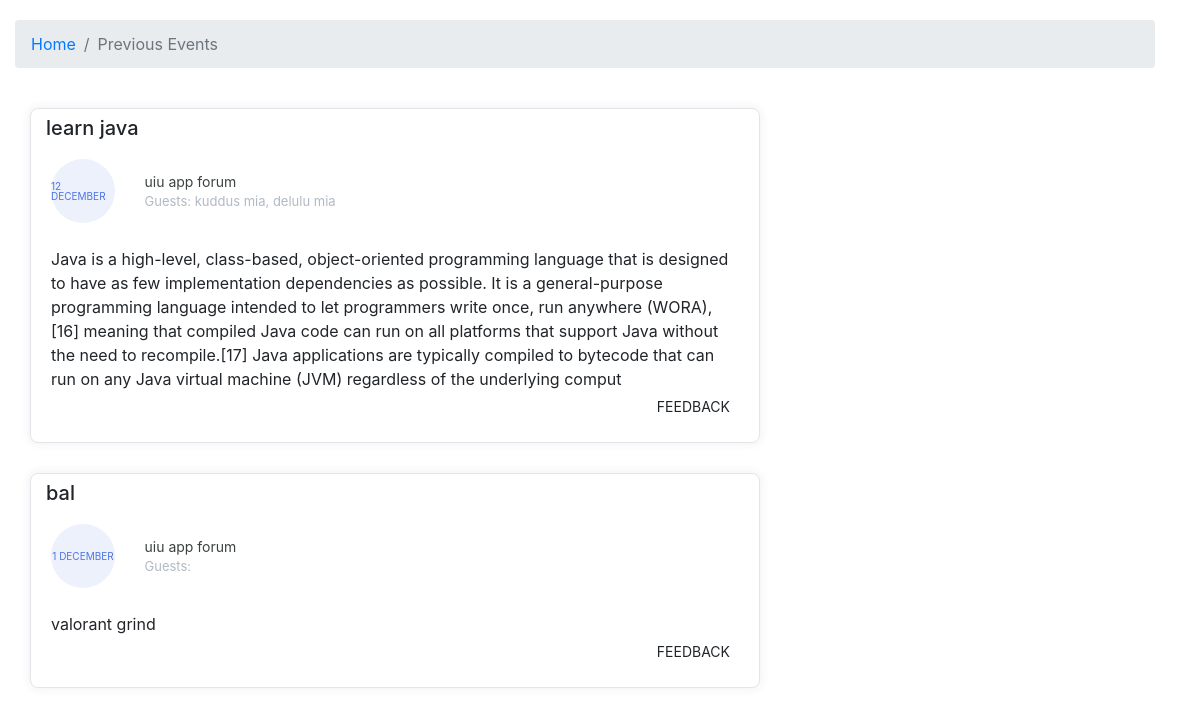
The app's page /prevevents.php with its own data.
### tables this page shows
CREATE TABLE `events` (
  `EventID` int(11) NOT NULL,
  `EventName` varchar(100) NOT NULL,
  `EventDescription` varchar(500) NOT NULL,
  `EventGuest` varchar(500) NOT NULL,
  `EventBudget` varchar(50) NOT NULL,
  `EventFileBanner` varchar(100) DEFAULT NULL,
  `EventFileBadge` varchar(100) DEFAULT NULL,
  `ShortDescription` varchar(100) DEFAULT NULL,
  `OrganizerID` int(11) DEFAULT NULL
);

CREATE TABLE `slot` (
  `StartTime` time NOT NULL,
  `EndTime` time NOT NULL,
  `SlotID` int(11) NOT NULL,
  `EventDate` date NOT NULL,
  `VenueID` int(11) NOT NULL,
  `available` int(11) DEFAULT NULL
);

CREATE TABLE `organizer` (
  `OrganizerID` int(11) NOT NULL,
  `OrganizerName` varchar(100) NOT NULL,
  `OrganizerEmail` varchar(50) NOT NULL,
  `OrganizerContactNumber` varchar(20) NOT NULL,
  `OrganizerFileLogo` varchar(100) DEFAULT NULL,
  `OrganizerDescription` varchar(500) NOT NULL,
  `OrganizerPass` varchar(100) DEFAULT NULL
);

### prevevents.php (the view, shortened to what this page needs)
<?php
    $servername = "localhost";
    $username = "root";
    $password = "";
    $database = "eventadministration";
    $conn = mysqli_connect($servername,$username,$password,$database);
 ?>
<!DOCTYPE html>
<html lang="en">
<head>
<link href="https://cdn.jsdelivr.net/npm/bootstrap@4.4.1/dist/css/bootstrap.min.css" rel="stylesheet">
</head>
<header id="header">
    <div class="container-fluid">
    <nav aria-label="breadcrumb" class="main-breadcrumb">
<ol class="breadcrumb">
<li class="breadcrumb-item"><a href="home.php">Home</a></li>
<li class="breadcrumb-item active" aria-current="page">Previous Events</li>
</ol>
</nav>
<br>
<body>
<?php
 $sql = "SELECT events.EventID as eid,EventName,EventDescription,EventGuest,EventDate,OrganizerName FROM events join events_status on events.EventID=events_status.EventID
 join organizer on events.OrganizerID=organizer.OrganizerID
            JOIN request_ on request_.EventID=events.EventID
            join slot on slot.SlotID=request_.SlotID
             where EventStatus='Previous';";
 $result = mysqli_query($conn, $sql);
 if(mysqli_num_rows($result) > 0)
 {
   while($row = mysqli_fetch_assoc($result)){
 echo '<div class="container">
<div class="row">
<div class="col-lg-8">
<div class="card card-margin">
<div class="card-header no-border">
<h5 class="card-title">'. $row["EventName"] .'</h5>
</div>
<div class="card-body pt-0">
<div class="widget-49">
<div class="widget-49-title-wrapper">
<div class="widget-49-date-primary">
<span class="widget-49-date-month" style="color: navy-blue; font-size: 10px;">'. date('j F',strtotime($row['EventDate'])) .'</span>
</div> &nbsp;&nbsp;&nbsp;
<div class="widget-49-meeting-info">
<span class="widget-49-pro-title">'. $row["OrganizerName"] .'</span>
<span class="widget-49-meeting-time" style="color: navy-blue; ">Guests: '. $row["EventGuest"] .'</span>
</div>
</div>
<br>
<span>'. $row["EventDescription"] .'</span>
<div class="widget-49-meeting-action">
<a href="feedback.php?eid='. $row['eid'] .'" class="btn btn-sm btn-flash-border-primary">Feedback</a>
</div>
</div>
</div>
</div>
</div>';
   }
  }
?>
</body>
</html>

### prevevents.php (style rules this page uses)
body { background: url("img/prev.jpg"); margin-top:20px; overflow: scroll; scroll-snap-type: mandatory; display: flex; }
.card-margin { margin-bottom: 1.875rem; }
.card { border: 0; box-shadow: 0px 0px 10px 0px rgba(82, 63, 105, 0.1); -webkit-box-shadow: 0px 0px 10px 0px rgba(82, 63, 105, 0.1); -moz-box-shadow: 0px 0px 10px 0px rgba(82, 63, 105, 0.1); -ms-box-shadow: 0px 0px 10px 0px rgba(82, 63, 105, 0.1); }
.card { position: relative; display: flex; flex-direction: column; min-width: 0; word-wrap: break-word; background-color: #ffffff; background-clip: border-box; border: 1px solid #e6e4e9; border-radius: 8px; }
.card .card-header.no-border { border: 0; }
.card .card-header { background: none; padding: 0 0.9375rem; font-weight: 500; display: flex; align-items: center; min-height: 50px; }
.card-header:first-child { border-radius: calc(8px - 1px) calc(8px - 1px) 0 0; }
.widget-49 .widget-49-title-wrapper { display: flex; align-items: center; }
.widget-49 .widget-49-title-wrapper .widget-49-date-primary { display: flex; align-items: center; justify-content: center; flex-direction: column; background-color: #edf1fc; width: 4rem; height: 4rem; border-radius: 50%; }
.widget-49 .widget-49-title-wrapper .widget-49-date-primary .widget-49-date-month { color: #4e73e5; line-height: 1; font-size: 1rem; text-transform: uppercase; }
.widget-49 .widget-49-title-wrapper .widget-49-meeting-info { display: flex; flex-direction: column; margin-left: 1rem; }
.widget-49 .widget-49-title-wrapper .widget-49-meeting-info .widget-49-pro-title { color: #3c4142; font-size: 14px; }
.widget-49 .widget-49-title-wrapper .widget-49-meeting-info .widget-49-meeting-time { color: #B1BAC5; font-size: 13px; }
.widget-49 .widget-49-meeting-action { text-align: right; }
.widget-49 .widget-49-meeting-action a { text-transform: uppercase; }

### records on screen
events: EventName "learn java", slot.EventDate "12 DECEMBER", OrganizerID.OrganizerName "uiu app forum", EventGuest "kuddus mia, delulu mia", EventDescription "Java is a high-level, class-based, object-oriented programming language that is designed to have as few implementation dependencies as possible. It is a general-purpose programming language intended to let programmers write once, run anywhere (WORA),[16] meaning that compiled Java code can run on all platforms that support Java without the need to recompile.[17] Java applications are typically compiled to bytecode that can run on any Java virtual machine (JVM) regardless of the underlying comput"
events: EventName "bal", slot.EventDate "1 DECEMBER", OrganizerID.OrganizerName "uiu app forum", EventDescription "valorant grind"
